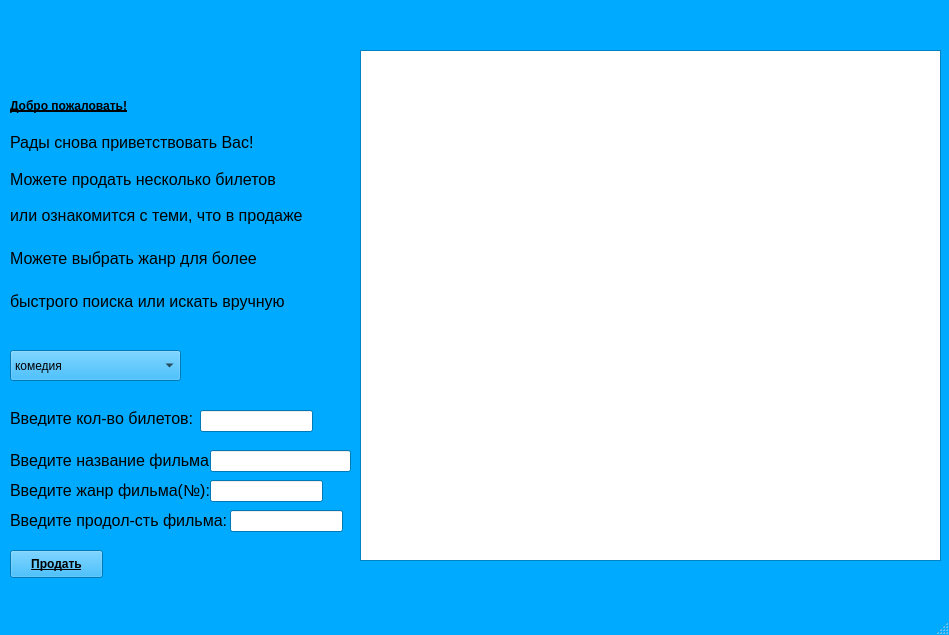
<?xml version="1.0" encoding="UTF-8"?>
<ui version="4.0">
 <class>MainWindow</class>
 <widget class="QMainWindow" name="MainWindow">
  <property name="geometry">
   <rect>
    <x>0</x>
    <y>0</y>
    <width>949</width>
    <height>635</height>
   </rect>
  </property>
  <property name="palette">
   <palette>
    <active>
     <colorrole role="WindowText">
      <brush brushstyle="SolidPattern">
       <color alpha="255">
        <red>0</red>
        <green>0</green>
        <blue>0</blue>
       </color>
      </brush>
     </colorrole>
     <colorrole role="Button">
      <brush brushstyle="SolidPattern">
       <color alpha="255">
        <red>0</red>
        <green>170</green>
        <blue>255</blue>
       </color>
      </brush>
     </colorrole>
     <colorrole role="Light">
      <brush brushstyle="SolidPattern">
       <color alpha="255">
        <red>127</red>
        <green>213</green>
        <blue>255</blue>
       </color>
      </brush>
     </colorrole>
     <colorrole role="Midlight">
      <brush brushstyle="SolidPattern">
       <color alpha="255">
        <red>63</red>
        <green>191</green>
        <blue>255</blue>
       </color>
      </brush>
     </colorrole>
     <colorrole role="Dark">
      <brush brushstyle="SolidPattern">
       <color alpha="255">
        <red>0</red>
        <green>85</green>
        <blue>127</blue>
       </color>
      </brush>
     </colorrole>
     <colorrole role="Mid">
      <brush brushstyle="SolidPattern">
       <color alpha="255">
        <red>0</red>
        <green>113</green>
        <blue>170</blue>
       </color>
      </brush>
     </colorrole>
     <colorrole role="Text">
      <brush brushstyle="SolidPattern">
       <color alpha="255">
        <red>0</red>
        <green>0</green>
        <blue>0</blue>
       </color>
      </brush>
     </colorrole>
     <colorrole role="BrightText">
      <brush brushstyle="SolidPattern">
       <color alpha="255">
        <red>255</red>
        <green>255</green>
        <blue>255</blue>
       </color>
      </brush>
     </colorrole>
     <colorrole role="ButtonText">
      <brush brushstyle="SolidPattern">
       <color alpha="255">
        <red>0</red>
        <green>0</green>
        <blue>0</blue>
       </color>
      </brush>
     </colorrole>
     <colorrole role="Base">
      <brush brushstyle="SolidPattern">
       <color alpha="255">
        <red>255</red>
        <green>255</green>
        <blue>255</blue>
       </color>
      </brush>
     </colorrole>
     <colorrole role="Window">
      <brush brushstyle="SolidPattern">
       <color alpha="255">
        <red>0</red>
        <green>170</green>
        <blue>255</blue>
       </color>
      </brush>
     </colorrole>
     <colorrole role="Shadow">
      <brush brushstyle="SolidPattern">
       <color alpha="255">
        <red>0</red>
        <green>0</green>
        <blue>0</blue>
       </color>
      </brush>
     </colorrole>
     <colorrole role="AlternateBase">
      <brush brushstyle="SolidPattern">
       <color alpha="255">
        <red>127</red>
        <green>212</green>
        <blue>255</blue>
       </color>
      </brush>
     </colorrole>
     <colorrole role="ToolTipBase">
      <brush brushstyle="SolidPattern">
       <color alpha="255">
        <red>255</red>
        <green>255</green>
        <blue>220</blue>
       </color>
      </brush>
     </colorrole>
     <colorrole role="ToolTipText">
      <brush brushstyle="SolidPattern">
       <color alpha="255">
        <red>0</red>
        <green>0</green>
        <blue>0</blue>
       </color>
      </brush>
     </colorrole>
    </active>
    <inactive>
     <colorrole role="WindowText">
      <brush brushstyle="SolidPattern">
       <color alpha="255">
        <red>0</red>
        <green>0</green>
        <blue>0</blue>
       </color>
      </brush>
     </colorrole>
     <colorrole role="Button">
      <brush brushstyle="SolidPattern">
       <color alpha="255">
        <red>0</red>
        <green>170</green>
        <blue>255</blue>
       </color>
      </brush>
     </colorrole>
     <colorrole role="Light">
      <brush brushstyle="SolidPattern">
       <color alpha="255">
        <red>127</red>
        <green>213</green>
        <blue>255</blue>
       </color>
      </brush>
     </colorrole>
     <colorrole role="Midlight">
      <brush brushstyle="SolidPattern">
       <color alpha="255">
        <red>63</red>
        <green>191</green>
        <blue>255</blue>
       </color>
      </brush>
     </colorrole>
     <colorrole role="Dark">
      <brush brushstyle="SolidPattern">
       <color alpha="255">
        <red>0</red>
        <green>85</green>
        <blue>127</blue>
       </color>
      </brush>
     </colorrole>
     <colorrole role="Mid">
      <brush brushstyle="SolidPattern">
       <color alpha="255">
        <red>0</red>
        <green>113</green>
        <blue>170</blue>
       </color>
      </brush>
     </colorrole>
     <colorrole role="Text">
      <brush brushstyle="SolidPattern">
       <color alpha="255">
        <red>0</red>
        <green>0</green>
        <blue>0</blue>
       </color>
      </brush>
     </colorrole>
     <colorrole role="BrightText">
      <brush brushstyle="SolidPattern">
       <color alpha="255">
        <red>255</red>
        <green>255</green>
        <blue>255</blue>
       </color>
      </brush>
     </colorrole>
     <colorrole role="ButtonText">
      <brush brushstyle="SolidPattern">
       <color alpha="255">
        <red>0</red>
        <green>0</green>
        <blue>0</blue>
       </color>
      </brush>
     </colorrole>
     <colorrole role="Base">
      <brush brushstyle="SolidPattern">
       <color alpha="255">
        <red>255</red>
        <green>255</green>
        <blue>255</blue>
       </color>
      </brush>
     </colorrole>
     <colorrole role="Window">
      <brush brushstyle="SolidPattern">
       <color alpha="255">
        <red>0</red>
        <green>170</green>
        <blue>255</blue>
       </color>
      </brush>
     </colorrole>
     <colorrole role="Shadow">
      <brush brushstyle="SolidPattern">
       <color alpha="255">
        <red>0</red>
        <green>0</green>
        <blue>0</blue>
       </color>
      </brush>
     </colorrole>
     <colorrole role="AlternateBase">
      <brush brushstyle="SolidPattern">
       <color alpha="255">
        <red>127</red>
        <green>212</green>
        <blue>255</blue>
       </color>
      </brush>
     </colorrole>
     <colorrole role="ToolTipBase">
      <brush brushstyle="SolidPattern">
       <color alpha="255">
        <red>255</red>
        <green>255</green>
        <blue>220</blue>
       </color>
      </brush>
     </colorrole>
     <colorrole role="ToolTipText">
      <brush brushstyle="SolidPattern">
       <color alpha="255">
        <red>0</red>
        <green>0</green>
        <blue>0</blue>
       </color>
      </brush>
     </colorrole>
    </inactive>
    <disabled>
     <colorrole role="WindowText">
      <brush brushstyle="SolidPattern">
       <color alpha="255">
        <red>0</red>
        <green>85</green>
        <blue>127</blue>
       </color>
      </brush>
     </colorrole>
     <colorrole role="Button">
      <brush brushstyle="SolidPattern">
       <color alpha="255">
        <red>0</red>
        <green>170</green>
        <blue>255</blue>
       </color>
      </brush>
     </colorrole>
     <colorrole role="Light">
      <brush brushstyle="SolidPattern">
       <color alpha="255">
        <red>127</red>
        <green>213</green>
        <blue>255</blue>
       </color>
      </brush>
     </colorrole>
     <colorrole role="Midlight">
      <brush brushstyle="SolidPattern">
       <color alpha="255">
        <red>63</red>
        <green>191</green>
        <blue>255</blue>
       </color>
      </brush>
     </colorrole>
     <colorrole role="Dark">
      <brush brushstyle="SolidPattern">
       <color alpha="255">
        <red>0</red>
        <green>85</green>
        <blue>127</blue>
       </color>
      </brush>
     </colorrole>
     <colorrole role="Mid">
      <brush brushstyle="SolidPattern">
       <color alpha="255">
        <red>0</red>
        <green>113</green>
        <blue>170</blue>
       </color>
      </brush>
     </colorrole>
     <colorrole role="Text">
      <brush brushstyle="SolidPattern">
       <color alpha="255">
        <red>0</red>
        <green>85</green>
        <blue>127</blue>
       </color>
      </brush>
     </colorrole>
     <colorrole role="BrightText">
      <brush brushstyle="SolidPattern">
       <color alpha="255">
        <red>255</red>
        <green>255</green>
        <blue>255</blue>
       </color>
      </brush>
     </colorrole>
     <colorrole role="ButtonText">
      <brush brushstyle="SolidPattern">
       <color alpha="255">
        <red>0</red>
        <green>85</green>
        <blue>127</blue>
       </color>
      </brush>
     </colorrole>
     <colorrole role="Base">
      <brush brushstyle="SolidPattern">
       <color alpha="255">
        <red>0</red>
        <green>170</green>
        <blue>255</blue>
       </color>
      </brush>
     </colorrole>
     <colorrole role="Window">
      <brush brushstyle="SolidPattern">
       <color alpha="255">
        <red>0</red>
        <green>170</green>
        <blue>255</blue>
       </color>
      </brush>
     </colorrole>
     <colorrole role="Shadow">
      <brush brushstyle="SolidPattern">
       <color alpha="255">
        <red>0</red>
        <green>0</green>
        <blue>0</blue>
       </color>
      </brush>
     </colorrole>
     <colorrole role="AlternateBase">
      <brush brushstyle="SolidPattern">
       <color alpha="255">
        <red>0</red>
        <green>170</green>
        <blue>255</blue>
       </color>
      </brush>
     </colorrole>
     <colorrole role="ToolTipBase">
      <brush brushstyle="SolidPattern">
       <color alpha="255">
        <red>255</red>
        <green>255</green>
        <blue>220</blue>
       </color>
      </brush>
     </colorrole>
     <colorrole role="ToolTipText">
      <brush brushstyle="SolidPattern">
       <color alpha="255">
        <red>0</red>
        <green>0</green>
        <blue>0</blue>
       </color>
      </brush>
     </colorrole>
    </disabled>
   </palette>
  </property>
  <property name="windowTitle">
   <string>MainWindow</string>
  </property>
  <widget class="QWidget" name="centralwidget">
   <widget class="QComboBox" name="comboBox">
    <property name="geometry">
     <rect>
      <x>10</x>
      <y>350</y>
      <width>171</width>
      <height>31</height>
     </rect>
    </property>
    <item>
     <property name="text">
      <string>комедия</string>
     </property>
    </item>
    <item>
     <property name="text">
      <string>нуар</string>
     </property>
    </item>
    <item>
     <property name="text">
      <string>ужасы</string>
     </property>
    </item>
    <item>
     <property name="text">
      <string>драма</string>
     </property>
    </item>
    <item>
     <property name="text">
      <string>мелодрама</string>
     </property>
    </item>
    <item>
     <property name="text">
      <string>детектив</string>
     </property>
    </item>
    <item>
     <property name="text">
      <string>документальный</string>
     </property>
    </item>
    <item>
     <property name="text">
      <string>музыка</string>
     </property>
    </item>
    <item>
     <property name="text">
      <string>фантастика</string>
     </property>
    </item>
    <item>
     <property name="text">
      <string>анимация</string>
     </property>
    </item>
    <item>
     <property name="text">
      <string>биография</string>
     </property>
    </item>
    <item>
     <property name="text">
      <string>боевик</string>
     </property>
    </item>
    <item>
     <property name="text">
      <string>приключения</string>
     </property>
    </item>
    <item>
     <property name="text">
      <string>война</string>
     </property>
    </item>
    <item>
     <property name="text">
      <string>семейный</string>
     </property>
    </item>
    <item>
     <property name="text">
      <string>триллер</string>
     </property>
    </item>
    <item>
     <property name="text">
      <string>фэнтези</string>
     </property>
    </item>
    <item>
     <property name="text">
      <string>вестерн</string>
     </property>
    </item>
    <item>
     <property name="text">
      <string>мистика</string>
     </property>
    </item>
    <item>
     <property name="text">
      <string>исторический</string>
     </property>
    </item>
    <item>
     <property name="text">
      <string>короткометражный</string>
     </property>
    </item>
    <item>
     <property name="text">
      <string>мюзикл</string>
     </property>
    </item>
   </widget>
   <widget class="QTableView" name="tableView">
    <property name="geometry">
     <rect>
      <x>360</x>
      <y>50</y>
      <width>581</width>
      <height>511</height>
     </rect>
    </property>
   </widget>
   <widget class="QWidget" name="verticalLayoutWidget">
    <property name="geometry">
     <rect>
      <x>10</x>
      <y>90</y>
      <width>296</width>
      <height>141</height>
     </rect>
    </property>
    <layout class="QVBoxLayout" name="verticalLayout">
     <item>
      <widget class="QLabel" name="label_2">
       <property name="palette">
        <palette>
         <active>
          <colorrole role="Text">
           <brush brushstyle="SolidPattern">
            <color alpha="255">
             <red>255</red>
             <green>255</green>
             <blue>255</blue>
            </color>
           </brush>
          </colorrole>
         </active>
         <inactive>
          <colorrole role="Text">
           <brush brushstyle="SolidPattern">
            <color alpha="255">
             <red>255</red>
             <green>255</green>
             <blue>255</blue>
            </color>
           </brush>
          </colorrole>
         </inactive>
         <disabled>
          <colorrole role="Text">
           <brush brushstyle="SolidPattern">
            <color alpha="255">
             <red>0</red>
             <green>85</green>
             <blue>127</blue>
            </color>
           </brush>
          </colorrole>
         </disabled>
        </palette>
       </property>
       <property name="font">
        <font>
         <weight>75</weight>
         <bold>true</bold>
         <underline>true</underline>
        </font>
       </property>
       <property name="text">
        <string>Добро пожаловать!</string>
       </property>
      </widget>
     </item>
     <item>
      <widget class="QLabel" name="label">
       <property name="font">
        <font>
         <pointsize>12</pointsize>
        </font>
       </property>
       <property name="text">
        <string>Рады снова приветствовать Вас!</string>
       </property>
      </widget>
     </item>
     <item>
      <widget class="QLabel" name="label_3">
       <property name="font">
        <font>
         <pointsize>12</pointsize>
        </font>
       </property>
       <property name="text">
        <string>Можете продать несколько билетов</string>
       </property>
      </widget>
     </item>
     <item>
      <widget class="QLabel" name="label_4">
       <property name="font">
        <font>
         <pointsize>12</pointsize>
        </font>
       </property>
       <property name="text">
        <string>или ознакомится с теми, что в продаже</string>
       </property>
      </widget>
     </item>
    </layout>
   </widget>
   <widget class="QWidget" name="verticalLayoutWidget_2">
    <property name="geometry">
     <rect>
      <x>10</x>
      <y>240</y>
      <width>301</width>
      <height>80</height>
     </rect>
    </property>
    <layout class="QVBoxLayout" name="verticalLayout_2">
     <item>
      <widget class="QLabel" name="label_6">
       <property name="font">
        <font>
         <pointsize>12</pointsize>
        </font>
       </property>
       <property name="text">
        <string>Можете выбрать жанр для более </string>
       </property>
      </widget>
     </item>
     <item>
      <widget class="QLabel" name="label_7">
       <property name="font">
        <font>
         <pointsize>12</pointsize>
        </font>
       </property>
       <property name="text">
        <string>быстрого поиска или искать вручную</string>
       </property>
      </widget>
     </item>
    </layout>
   </widget>
   <widget class="QPushButton" name="pushButton">
    <property name="geometry">
     <rect>
      <x>10</x>
      <y>550</y>
      <width>93</width>
      <height>28</height>
     </rect>
    </property>
    <property name="font">
     <font>
      <weight>75</weight>
      <bold>true</bold>
      <underline>true</underline>
     </font>
    </property>
    <property name="text">
     <string>Продать</string>
    </property>
   </widget>
   <widget class="QLabel" name="label_5">
    <property name="geometry">
     <rect>
      <x>10</x>
      <y>410</y>
      <width>191</width>
      <height>16</height>
     </rect>
    </property>
    <property name="font">
     <font>
      <pointsize>12</pointsize>
     </font>
    </property>
    <property name="text">
     <string>Введите кол-во билетов:</string>
    </property>
   </widget>
   <widget class="QLineEdit" name="lineEdit">
    <property name="geometry">
     <rect>
      <x>200</x>
      <y>410</y>
      <width>113</width>
      <height>22</height>
     </rect>
    </property>
   </widget>
   <widget class="QLabel" name="label_8">
    <property name="geometry">
     <rect>
      <x>10</x>
      <y>450</y>
      <width>201</width>
      <height>21</height>
     </rect>
    </property>
    <property name="font">
     <font>
      <pointsize>12</pointsize>
     </font>
    </property>
    <property name="text">
     <string>Введите название фильма:</string>
    </property>
   </widget>
   <widget class="QLineEdit" name="lineEdit_2">
    <property name="geometry">
     <rect>
      <x>210</x>
      <y>450</y>
      <width>141</width>
      <height>22</height>
     </rect>
    </property>
   </widget>
   <widget class="QLabel" name="label_9">
    <property name="geometry">
     <rect>
      <x>10</x>
      <y>480</y>
      <width>201</width>
      <height>21</height>
     </rect>
    </property>
    <property name="font">
     <font>
      <pointsize>12</pointsize>
     </font>
    </property>
    <property name="text">
     <string>Введите жанр фильма(№):</string>
    </property>
   </widget>
   <widget class="QLabel" name="label_10">
    <property name="geometry">
     <rect>
      <x>10</x>
      <y>510</y>
      <width>281</width>
      <height>21</height>
     </rect>
    </property>
    <property name="font">
     <font>
      <pointsize>12</pointsize>
     </font>
    </property>
    <property name="text">
     <string>Введите продол-сть фильма:</string>
    </property>
   </widget>
   <widget class="QLineEdit" name="lineEdit_3">
    <property name="geometry">
     <rect>
      <x>210</x>
      <y>480</y>
      <width>113</width>
      <height>22</height>
     </rect>
    </property>
   </widget>
   <widget class="QLineEdit" name="lineEdit_4">
    <property name="geometry">
     <rect>
      <x>230</x>
      <y>510</y>
      <width>113</width>
      <height>22</height>
     </rect>
    </property>
   </widget>
  </widget>
  <widget class="QMenuBar" name="menubar">
   <property name="geometry">
    <rect>
     <x>0</x>
     <y>0</y>
     <width>949</width>
     <height>21</height>
    </rect>
   </property>
  </widget>
  <widget class="QStatusBar" name="statusbar"/>
 </widget>
 <resources/>
 <connections/>
</ui>
